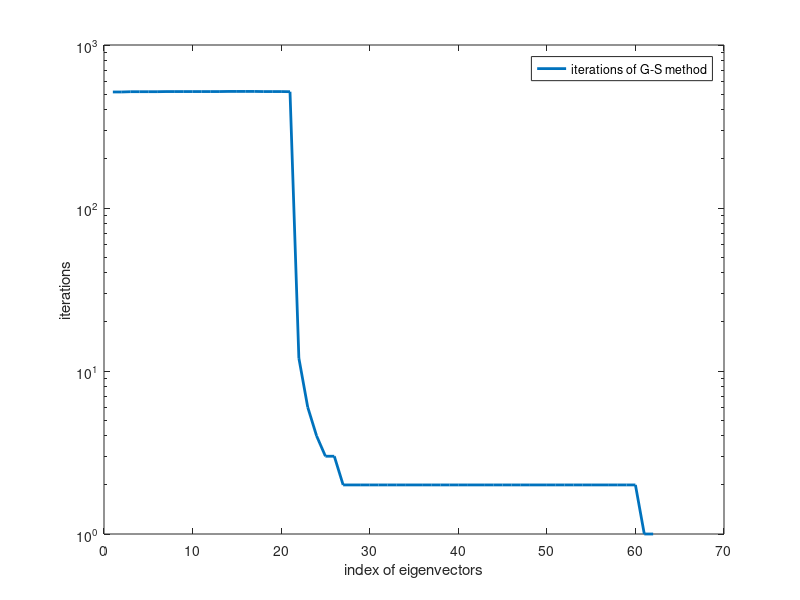

Source code (MATLAB):

N = 64;
Diagonal = diag(ones(63,1));
L = diag(ones(62,1),-1);
U = diag(ones(62,1),1);

R_G = (Diagonal-L) \ U;

[V, D] = eig(R_G);

iterations = zeros(63,1);


for i = 1:63
    v = V(:, i);
    while norm(v,inf)> 0.1
        v = R_G * v;
        iterations(i) = iterations(i) + 1;
    end
end

semilogy(iterations(2:end), 'LineWidth', 2);
legend('iterations of G-S method');
xlabel('index of eigenvectors');
ylabel('iterations');

